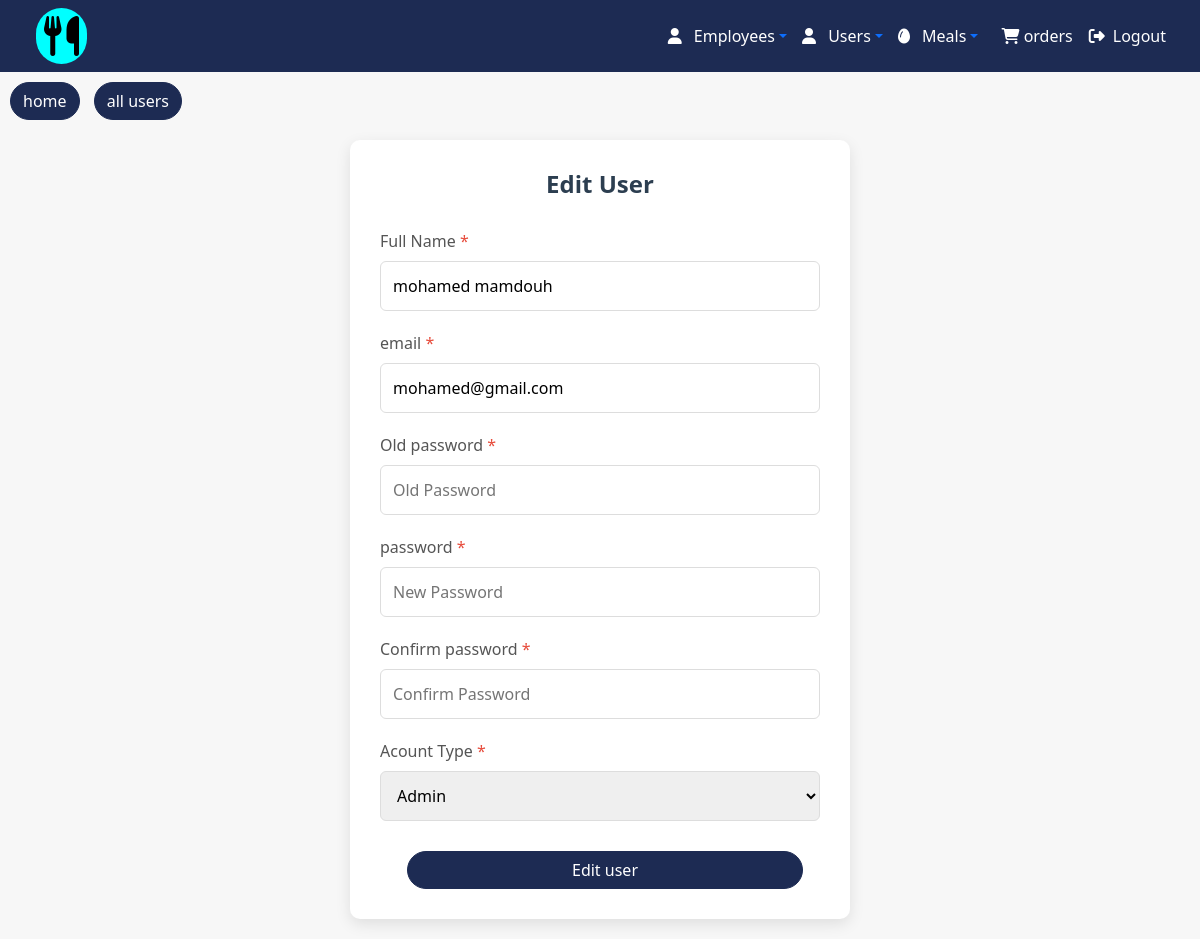
/food/admin/users/edit.php?id=1, run on the app's committed database.
### tables this page shows
CREATE TABLE `users` (
  `id` int(11) NOT NULL,
  `name` varchar(100) NOT NULL,
  `email` varchar(100) NOT NULL,
  `password` varchar(255) NOT NULL,
  `is_admin` tinyint(1) DEFAULT 0,
  `created_at` timestamp NOT NULL DEFAULT current_timestamp()
);

### food/admin/users/edit.php (the view, shortened to what this page needs)
<?php
include('../connection/connection.php');
    if($_SERVER["REQUEST_METHOD"]=="GET"){
        $id=$_GET["id"];
        $result=$connect->query("SELECT * FROM `users` where id=$id");
        $emp_inf=$result->fetch(PDO::FETCH_ASSOC);
    }
?>
<?php
include ('../employees/header.php');
?>
<link rel="stylesheet" href="../layouts/form_style.css">
<button class="request"><a style="color:white;text-decoration:none;" href="../home/home.php">home</a></button>
<button class="request"><a style="color:white;text-decoration:none;" href="show.php">all users</a></button>
<div class="emp-form-container">
        <h1 class="emp-form-title">Edit User</h1>
        <form method="post" action="#" id="employeeForm">
                <div class="emp-form-group">
                    <label for="empName" class="emp-form-label emp-required">Full Name</label>
                    <input type="text" value="<?php echo $emp_inf['name']; ?>" name="name" id="empName" class="emp-form-input" placeholder="Enter full name" required>
                </div>
                <div class="emp-form-row">
                    <div class="emp-form-group">
                        <label for="empPhone" class="emp-form-label emp-required">email</label>
                        <input type="tel" value="<?php echo $emp_inf['email']; ?>" name="email" id="empPhone" class="emp-form-input" placeholder="+1234567890" required>
                    </div>
                </div>
                <div class="emp-form-row">
                    <div class="emp-form-group">
                        <label for="empPosition" class="emp-form-label emp-required">Old password</label>
                        <input type="password" value="" name="old_password" id="empPosition" class="emp-form-input" placeholder="Old Password" required>
                    </div>
                </div>
                <div class="emp-form-row">
                    <div class="emp-form-group">
                        <label for="empPosition" class="emp-form-label emp-required">password</label>
                        <input type="password" value="" name="password" id="empPosition" class="emp-form-input" placeholder="New Password" required>
                    </div>
                </div>
                <div class="emp-form-row">
                    <div class="emp-form-group">
                        <label for="empPosition" class="emp-form-label emp-required">Confirm password</label>
                        <input type="password" value="" name="conf_password" id="empPosition" class="emp-form-input" placeholder="Confirm Password" required>
                    </div>
                </div>
                <div class="emp-form-group">
                <label for="empDepartment" class="emp-form-label emp-required">Acount Type</label>
                        <select name="is_admin" id="empDepartment" class="emp-form-select" required>
                            <?php
                            if($emp_inf['is_admin']==1){
                                ?>
                                <option selected value="1">Admin</option>
                                <?php
                            }
                            else{
                                ?>
                                <option value="1">Admin</option>
                                <option selected value="0">User</option>
                                <?php
                            }
                            ?>
                        </select>
                </div>
                <center><button type="submit" class="request" style="width:90%">Edit user</button></center>
            </form>
    </div>
<?php
include ("../layouts/footer.php");
?>

### food/admin/layouts/form_style.css (style rules this page uses)
.emp-form-container { background: white; border-radius: 10px; box-shadow: 0 5px 15px rgba(0,0,0,0.1); padding: 30px; width: 100%; max-width: 500px; margin: 20px auto; }
.emp-form-title { color: #2c3e50; text-align: center; margin-bottom: 30px; font-size: 24px; font-weight: 600; }
.emp-form-group { margin-bottom: 20px; }
.emp-form-label { display: block; margin-bottom: 8px; color: #555; font-weight: 500; }
.emp-form-input, .emp-form-select { width: 100%; padding: 12px; border: 1px solid #ddd; border-radius: 6px; font-size: 16px; transition: border 0.3s; }
.emp-required::after { content: " *"; color: #e74c3c; }
.emp-form-row { display: flex; gap: 15px; }
.emp-form-row .emp-form-group { flex: 1; }

### food/admin/employees/header.php (style rules this page uses)
.request { background: #1D2B53; color: white; margin-top: 10px; border: 1px solid #1D2B53; border-radius: 20px; padding: 6px 12px; cursor: pointer; transition: 0.3s; margin-left:10px; }

### data on the page
users: name "mohamed mamdouh", email "mohamed@gmail.com", is_admin "Admin"
